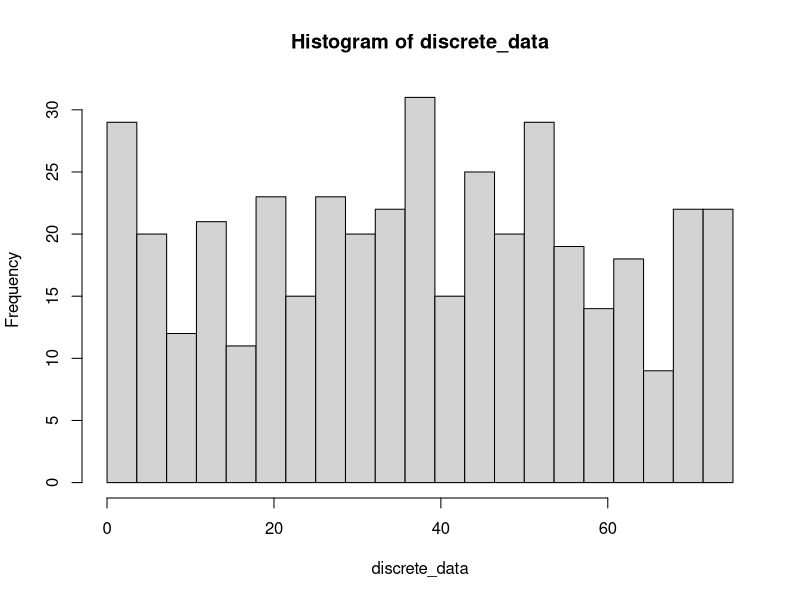
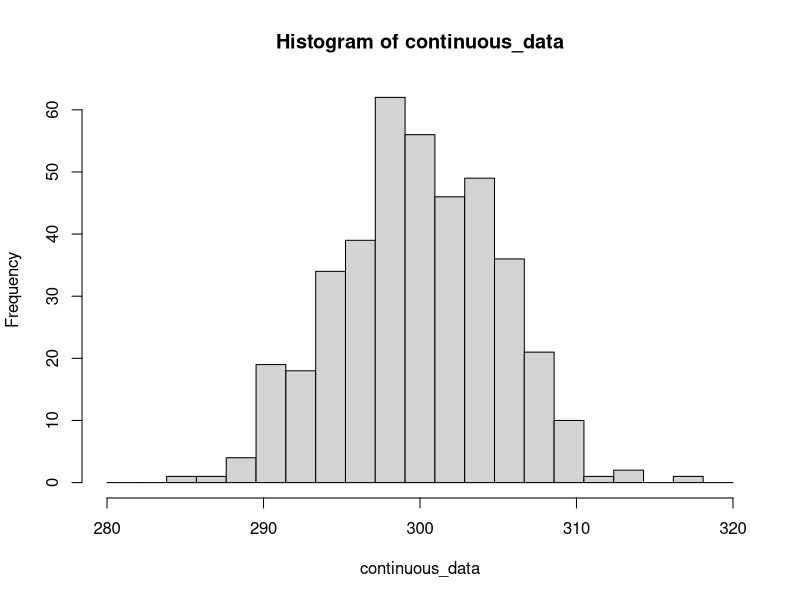
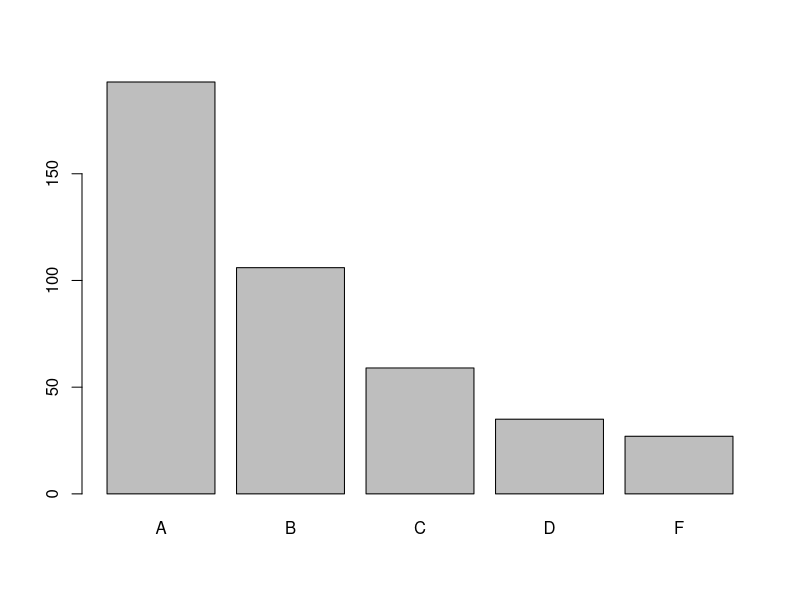
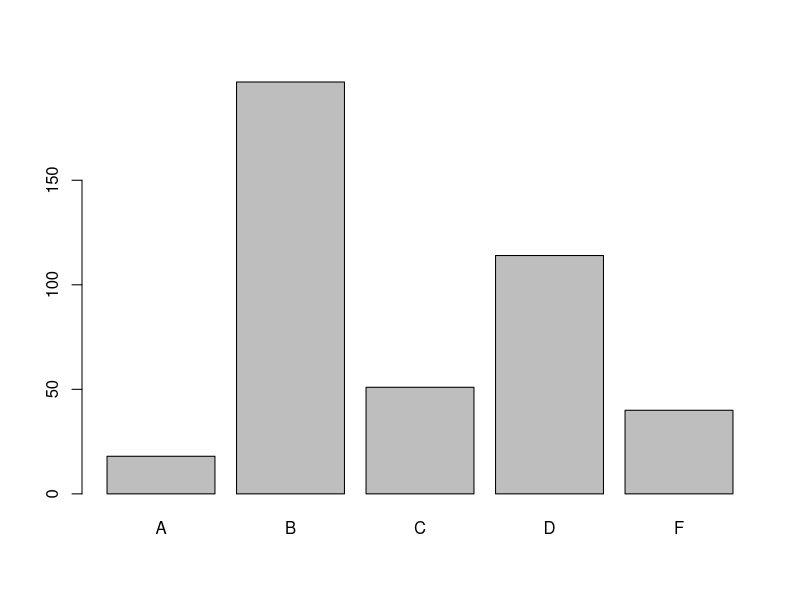
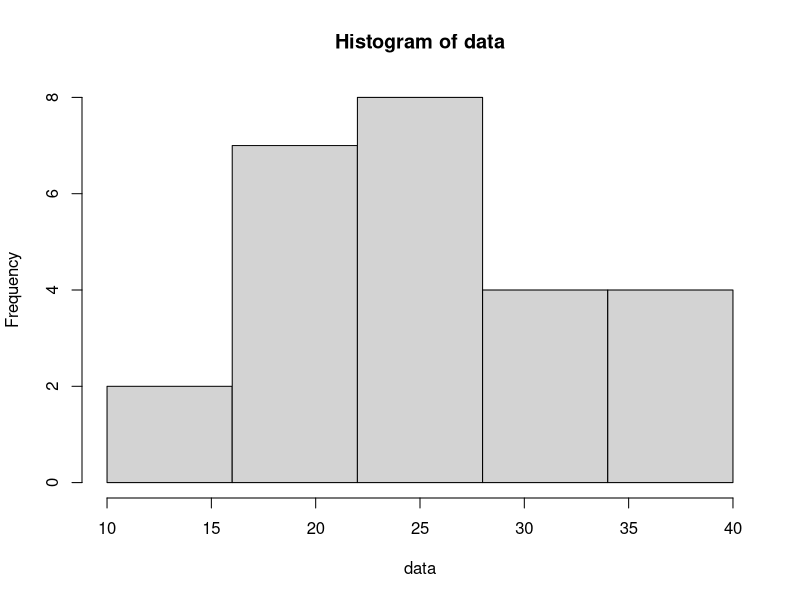
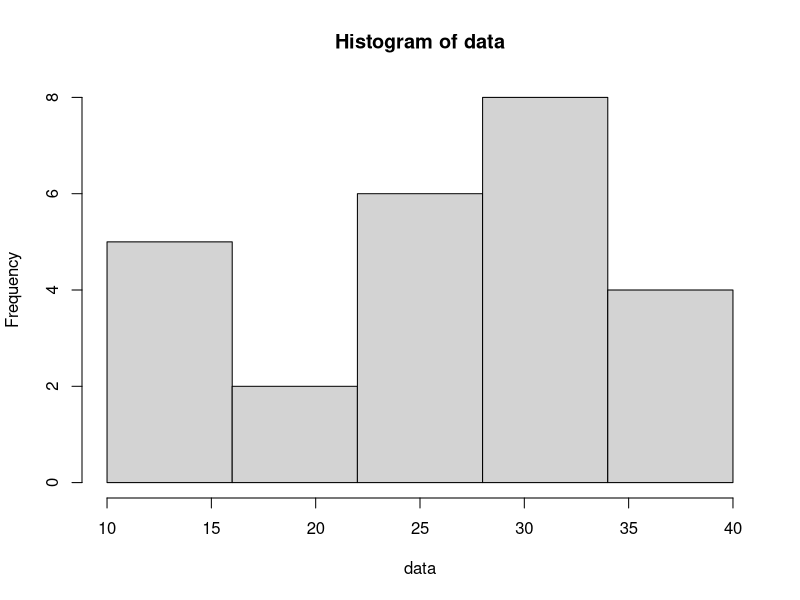
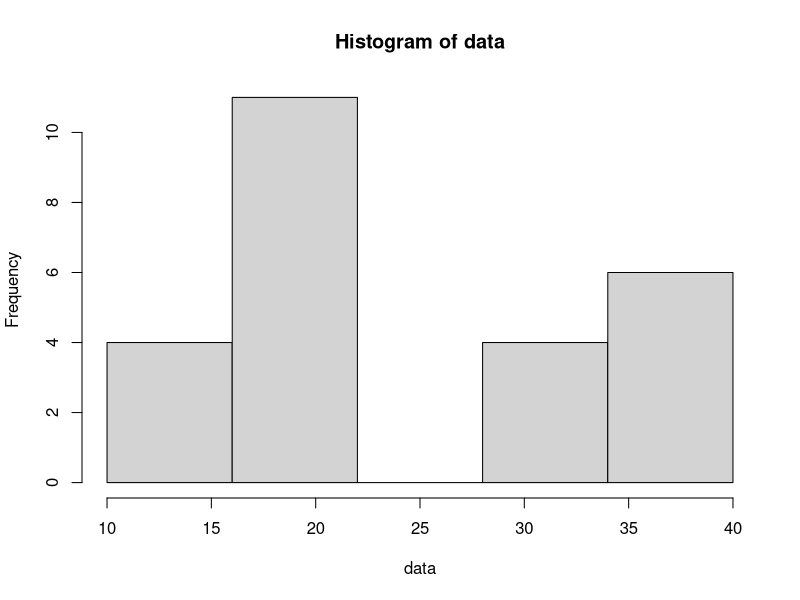
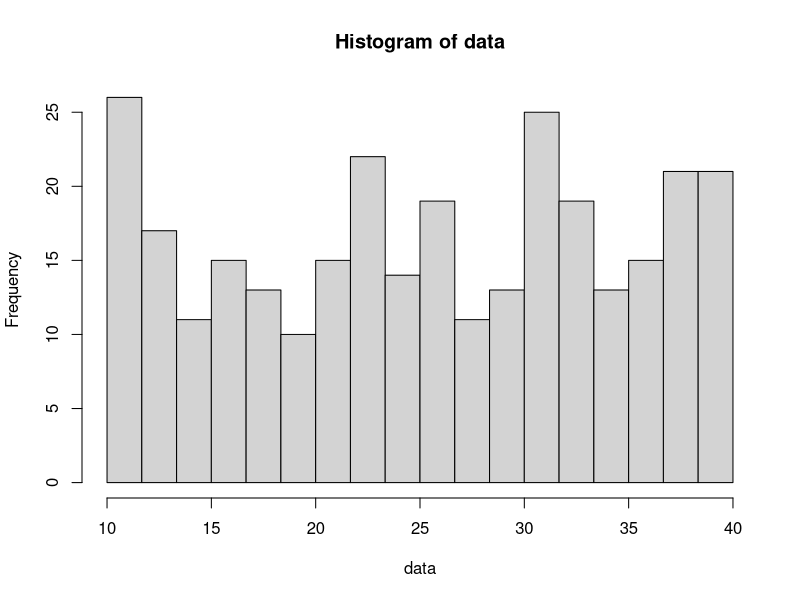

Here is the R script that generated these plots, in order:
set.seed(1)
discrete_data <- sample(x=seq(from=0, to=75, by=1), size=420, replace=T)
#discrete_data
continuous_data <- rnorm(n=400, mean=300, sd=5)
#continuous_data
ordinal_data <- sample(LETTERS[c(1:4, 6)], size=420, replace=T, pro=c(0.5, 0.3, 0.15, 0.1, 0.05))
#ordinal_data

# Part(a)
# Discrete have a number of bins corresponding to the rule.
hist(discrete_data, breaks=seq(from=0, to=75, length.out=(ceiling(sqrt(420))+1)), right=F)

# Kind of Symmetric (unimodal), I think. The highest point at the middle of the histogram
hist(continuous_data, breaks=seq(from=280, to=320, length.out=(ceiling(sqrt(420))+1)), right=F)

barplot(table(ordinal_data))

# Part(b)
set.seed(1)
ordinal_data <- sample(LETTERS[c(1:4, 6)], size=420, replace=T, pro=c(0.05, 0.5, 0.15, 0.3, 0.1))
barplot(table(ordinal_data))

# Part(c)
f <- function(n){
  data <- sample(x=seq(10, 40, by=0.25), size=n, replace=T)
  hist(data, breaks=seq(from=10, to=40, length.out=(ceiling(sqrt(n)+1))), right=F)
}
# each time we execute the function f for 25 or 300, it generates another set of data sample
# the histogram is unimodal most of the time is positively /negatively skewed sometimes.But I am not really sure. I run over and over it gave different results so...
f(25)
f(25) 
f(25) 
# the histograms of f(300) do not give the huge difference between bins, never have positively/negatively skewed
f(300)
f(300)
f(300) 

